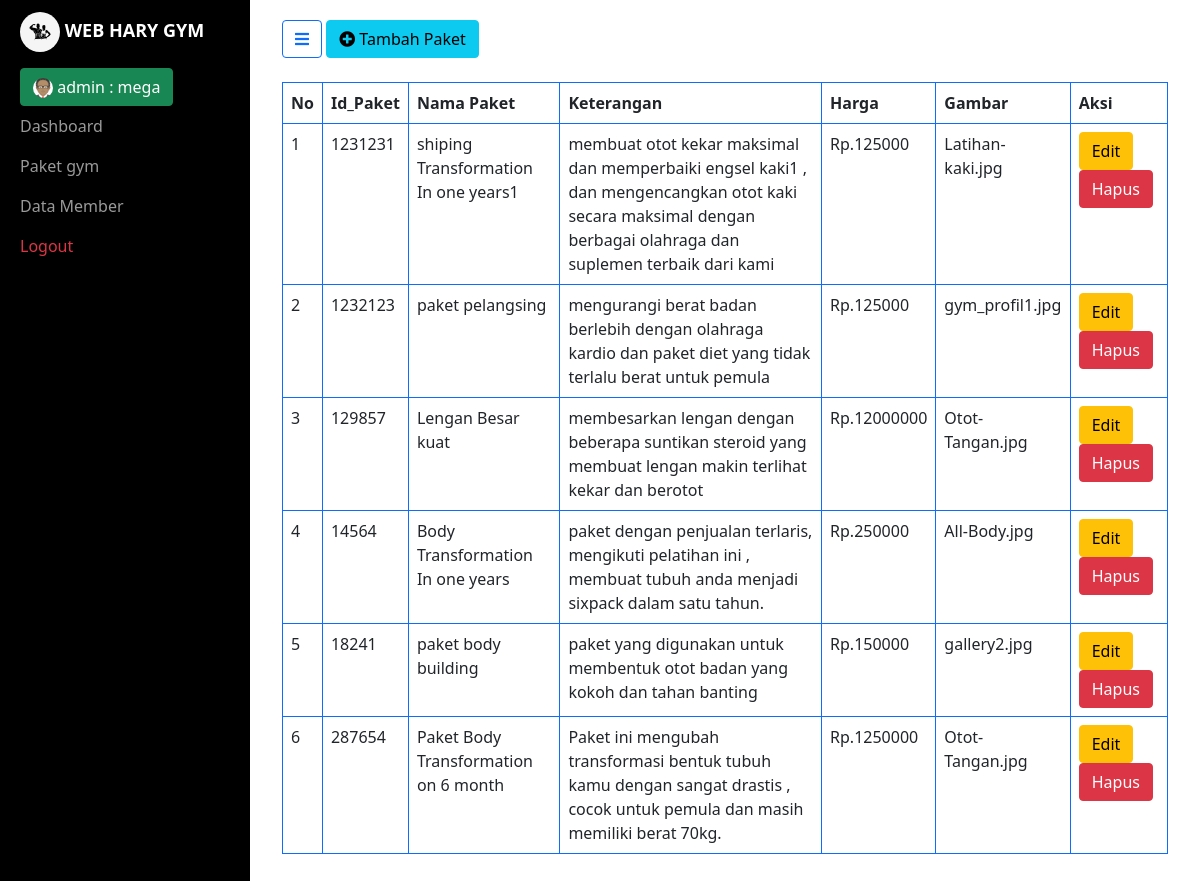
/paket-gym/data-paket.php (signed in), run on the app's committed database.
### tables this page shows
CREATE TABLE `tb_paket` (
  `id_paket` varchar(50) NOT NULL,
  `nama_paket` varchar(100) NOT NULL,
  `ket_paket` varchar(200) NOT NULL,
  `harga_paket` varchar(100) NOT NULL,
  `gambar` varchar(100) NOT NULL
);

### paket-gym/data-paket.php (the view, shortened to what this page needs)
<?php
require '../_header.php';
?>
<a href="#menu-toggle" class="btn btn-outline-primary" id="menu-toggle"><i class="fas fa-bars"></i></a>
<?php
if ($_SESSION['role'] == 'admin') {
?>
    <a href="./tambah-paket.php" class="btn btn-info"><i class="fas fa-plus-circle"></i> Tambah Paket</a>
<?php
}
?>
<br><br>
<table class="table table-bordered border-primary">
    <thead>
        <tr>
            <th>No</th>
            <th>Id_Paket</th>
            <th>Nama Paket</th>
            <th>Keterangan</th>
            <th>Harga</th>
            <th>Gambar</th>
            <?php
            if ($_SESSION['role'] == 'admin') {
            ?>
                <th>Aksi</th>
            <?php
            }
            ?>
        </tr>
    <tbody>
        <?php
        require '../conn.php';
        $query = "SELECT * FROM tb_paket";
        $sql = mysqli_query($koneksi, $query);
        $no = 1;
        while ($data = mysqli_fetch_object($sql)) {
        ?>
            <tr>
                <td><?= $no++; ?></td>
                <td><?= $data->id_paket; ?></td>
                <td><?= $data->nama_paket; ?></td>
                <td><?= $data->ket_paket; ?></td>
                <td>Rp.<?= $data->harga_paket; ?></td>
                <td><?= $data->gambar; ?></td>
                <?php
                if ($_SESSION['role'] == 'admin') {
                ?>
                    <td><a href="edit-paket.php?url-id=<?= $data->id_paket; ?>">
                            <input type="submit" value="Edit" class="btn btn-warning">
                        </a> <a href="hapus-paket.php?id_paket=<?= $data->id_paket; ?>">
                            <input type="submit" value="Hapus" class="btn btn-danger" onclick="return confirm('Yakin Hapus Data?')">
                        <?php
                    }
                        ?>
                    </td>
            </tr>
        <?php
        }
        ?>
    </tbody>
    </thead>
</table>
</div>
</body>
</html>
<?php
require '../_footer.php';
?>

### data on the page
tb_paket: id_paket "1231231", nama_paket "shiping Transformation In one years1", ket_paket "membuat otot kekar maksimal dan memperbaiki engsel kaki1 , dan mengencangkan otot kaki secara maksimal dengan berbagai olahraga dan suplemen terbaik dari kami", harga_paket "125000", gambar "Latihan-kaki.jpg"
tb_paket: id_paket "1232123", nama_paket "paket pelangsing", ket_paket "mengurangi berat badan berlebih dengan olahraga kardio dan paket diet yang tidak terlalu berat untuk pemula", harga_paket "125000", gambar "gym_profil1.jpg"
tb_paket: id_paket "129857", nama_paket "Lengan Besar kuat", ket_paket "membesarkan lengan dengan beberapa suntikan steroid yang membuat lengan makin terlihat kekar dan berotot", harga_paket "12000000", gambar "Otot-Tangan.jpg"
tb_paket: id_paket "14564", nama_paket "Body Transformation In one years", ket_paket "paket dengan penjualan terlaris, mengikuti pelatihan ini , membuat tubuh anda menjadi sixpack dalam satu tahun.", harga_paket "250000", gambar "All-Body.jpg"
tb_paket: id_paket "18241", nama_paket "paket body building", ket_paket "paket yang digunakan untuk membentuk otot badan yang kokoh dan tahan banting", harga_paket "150000", gambar "gallery2.jpg"
tb_paket: id_paket "287654", nama_paket "Paket Body Transformation on 6 month", ket_paket "Paket ini mengubah transformasi bentuk tubuh kamu dengan sangat drastis , cocok untuk pemula dan masih memiliki berat 70kg.", harga_paket "1250000", gambar "Otot-Tangan.jpg"

### other printed values
$_SESSION['role'] "admin"
$_SESSION['username'] "mega"
